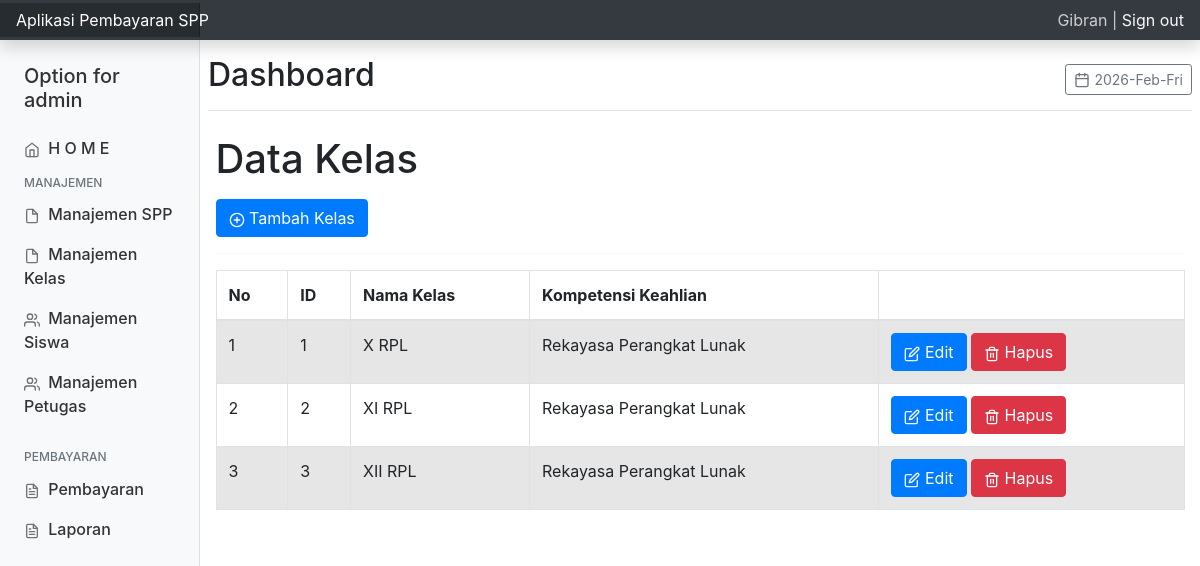
/petugas/index.php?url=td_kelas (signed in), run on the app's committed database.
### tables this page shows
CREATE TABLE `kelas` (
  `id_kelas` int(11) NOT NULL,
  `nama_kelas` varchar(10) NOT NULL,
  `kompetensi_keahlian` varchar(50) NOT NULL
);

### petugas/functions_query.php (called while the page is built)
<?php
function query($query)
{
    include '../koneksi.php';
    $result = mysqli_query($koneksi,$query);
    $rows = [];
    while ( $row = mysqli_fetch_array($result)) {
        $rows[] = $row ;
    }
    return $rows;
}
?>

### petugas/td_kelas.php (the view, shortened to what this page needs)
<h1>Data Kelas</h1>
<a href="?url=tambah_kelas" class="btn btn-primary mt-2"><span data-feather="plus-circle"></span> Tambah Kelas</a>
<hr>
<table id="table" class="table table-striped table-bordered">
    <thead>
        <tr class="fw-bold">
            <th>No</th>
            <th>ID</th>
            <th>Nama Kelas</th>
            <th>Kompetensi Keahlian</th>
            <th></th>
        </tr>
    </thead>
    <tbody>
        <?php
        require 'functions_query.php';
        $i = 1;
        $kelas = query("SELECT * FROM kelas ORDER BY id_kelas ASC");
        foreach ($kelas as $data) :
        ?>
            <tr>
                <td><?= $i; ?></td>
                <td><?= $data['id_kelas']; ?></td>
                <td><?= $data['nama_kelas']; ?></td>
                <td><?= $data['kompetensi_keahlian']; ?></td>
                <td>
                    <a href="?url=edit_kelas&id=<?= $data['id_kelas']; ?>" class="btn btn-primary"><span data-feather="edit"></span> Edit</a>
                    <a href="?url=hapus_kelas&id=<?= $data['id_kelas']; ?>" class="btn btn-danger" onClick="return confirm('Anda yakin akan menghapus data ini?')"><span data-feather="trash-2"></span> Hapus</a>
                </td>
            </tr>
        <?php
            $i++;
        endforeach;
        ?>
</table>

### style/css/dashboard.css (style rules this page uses)
body { font-size: .875rem; }
.feather { width: 16px; height: 16px; }

### data on the page
kelas: id_kelas "1", nama_kelas "X RPL", kompetensi_keahlian "Rekayasa Perangkat Lunak"
kelas: id_kelas "2", nama_kelas "XI RPL", kompetensi_keahlian "Rekayasa Perangkat Lunak"
kelas: id_kelas "3", nama_kelas "XII RPL", kompetensi_keahlian "Rekayasa Perangkat Lunak"

### other printed values
$_SESSION['nama_petugas'] "Gibran"
$_SESSION['level'] "admin"
